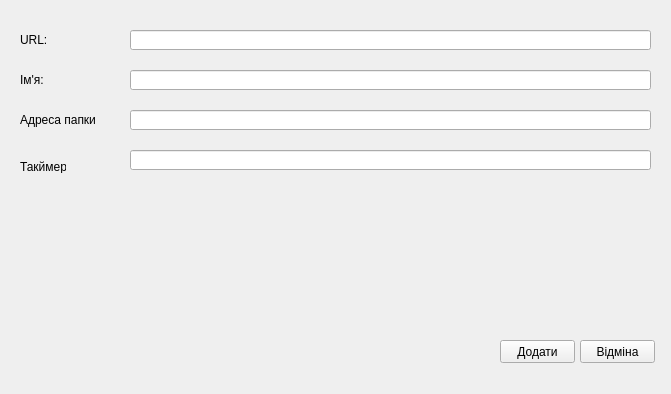
<?xml version="1.0" encoding="UTF-8"?>
<ui version="4.0">
 <class>Form_Add</class>
 <widget class="QWidget" name="Form_Add">
  <property name="geometry">
   <rect>
    <x>0</x>
    <y>0</y>
    <width>671</width>
    <height>394</height>
   </rect>
  </property>
  <property name="windowTitle">
   <string>Form</string>
  </property>
  <widget class="QLineEdit" name="lineEdit_2">
   <property name="geometry">
    <rect>
     <x>130</x>
     <y>70</y>
     <width>521</width>
     <height>20</height>
    </rect>
   </property>
  </widget>
  <widget class="QLabel" name="label_4">
   <property name="geometry">
    <rect>
     <x>20</x>
     <y>110</y>
     <width>81</width>
     <height>20</height>
    </rect>
   </property>
   <property name="text">
    <string>Адреса папки</string>
   </property>
  </widget>
  <widget class="QLabel" name="label">
   <property name="geometry">
    <rect>
     <x>20</x>
     <y>160</y>
     <width>46</width>
     <height>13</height>
    </rect>
   </property>
   <property name="text">
    <string>Такймер</string>
   </property>
  </widget>
  <widget class="QLabel" name="label_3">
   <property name="geometry">
    <rect>
     <x>20</x>
     <y>70</y>
     <width>51</width>
     <height>20</height>
    </rect>
   </property>
   <property name="text">
    <string>Ім'я:</string>
   </property>
  </widget>
  <widget class="QPushButton" name="pushButton_2">
   <property name="geometry">
    <rect>
     <x>580</x>
     <y>340</y>
     <width>75</width>
     <height>23</height>
    </rect>
   </property>
   <property name="text">
    <string>Відміна</string>
   </property>
  </widget>
  <widget class="QLineEdit" name="lineEdit_3">
   <property name="geometry">
    <rect>
     <x>130</x>
     <y>110</y>
     <width>521</width>
     <height>20</height>
    </rect>
   </property>
  </widget>
  <widget class="QLineEdit" name="lineEdit">
   <property name="geometry">
    <rect>
     <x>130</x>
     <y>30</y>
     <width>521</width>
     <height>20</height>
    </rect>
   </property>
  </widget>
  <widget class="QLineEdit" name="lineEdit_4">
   <property name="geometry">
    <rect>
     <x>130</x>
     <y>150</y>
     <width>521</width>
     <height>20</height>
    </rect>
   </property>
  </widget>
  <widget class="QPushButton" name="pushButton">
   <property name="geometry">
    <rect>
     <x>500</x>
     <y>340</y>
     <width>75</width>
     <height>23</height>
    </rect>
   </property>
   <property name="text">
    <string>Додати</string>
   </property>
  </widget>
  <widget class="QLabel" name="label_2">
   <property name="geometry">
    <rect>
     <x>20</x>
     <y>30</y>
     <width>46</width>
     <height>20</height>
    </rect>
   </property>
   <property name="text">
    <string>URL:</string>
   </property>
  </widget>
 </widget>
 <resources/>
 <connections/>
</ui>
